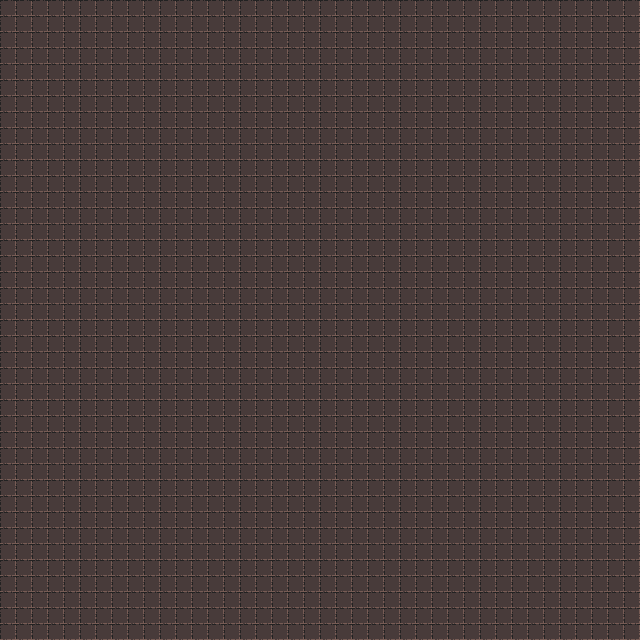

A level layout from a 2D game, rendered from its tile map. Below: a short description, then the map file with tile-grid data replaced by summaries:
An orthogonal 40x40 tile map with 16x16 px tiles, 1 tile layer (background), 1 hidden layer not drawn, 3 tilesets and 87 objects.

<map version="1.2" tiledversion="1.3.4" orientation="orthogonal" renderorder="right-down" width="40" height="40" tilewidth="16" tileheight="16" infinite="0" nextlayerid="3" nextobjectid="1">
 <tileset firstgid="1" name="0x72_DungeonTilesetII_v1.1" tilewidth="16" tileheight="16" tilecount="1024" columns="32">
  <image source="0x72_DungeonTilesetII_v1.1.png" trans="ff00ff" width="512" height="512" />
  <tile id="33">
   <objectgroup draworder="index" id="2">
    <object id="1" x="0" y="12" width="16" height="4" />
   </objectgroup>
  </tile>
  <tile id="34">
   <objectgroup draworder="index" id="2">
    <object id="1" x="0" y="12" width="16" height="4" />
   </objectgroup>
  </tile>
  <tile id="35">
   <objectgroup draworder="index" id="2">
    <object id="1" x="0" y="12" width="16" height="4" />
   </objectgroup>
  </tile>
  <tile id="36">
   <objectgroup draworder="index" id="2">
    <object id="1" x="0" y="12" width="16" height="4" />
   </objectgroup>
  </tile>
  <tile id="37">
   <objectgroup draworder="index" id="2">
    <object id="1" x="0" y="12" width="16" height="4" />
   </objectgroup>
  </tile>
  <tile id="38">
   <objectgroup draworder="index" id="2">
    <object id="1" x="0" y="12" width="16" height="4" />
   </objectgroup>
  </tile>
  <tile id="65">
   <objectgroup draworder="index" id="2">
    <object id="1" x="0" y="12" width="16" height="4" />
   </objectgroup>
  </tile>
  <tile id="66">
   <objectgroup draworder="index" id="2">
    <object id="1" x="0" y="12" width="16" height="4" />
   </objectgroup>
  </tile>
  <tile id="67">
   <objectgroup draworder="index" id="2">
    <object id="1" x="0" y="12" width="16" height="4" />
   </objectgroup>
  </tile>
  <tile id="68">
   <objectgroup draworder="index" id="2">
    <object id="1" x="0" y="0" width="16" height="4" />
   </objectgroup>
  </tile>
  <tile id="69">
   <objectgroup draworder="index" id="2">
    <object id="1" x="0" y="0" width="16" height="4" />
   </objectgroup>
  </tile>
  <tile id="70">
   <objectgroup draworder="index" id="2">
    <object id="2" x="0" y="0" width="16" height="4" />
   </objectgroup>
  </tile>
  <tile id="97">
   <objectgroup draworder="index" id="2">
    <object id="1" x="0" y="12" width="16" height="4" />
   </objectgroup>
  </tile>
  <tile id="98">
   <objectgroup draworder="index" id="2">
    <object id="1" x="0" y="12" width="16" height="4" />
   </objectgroup>
  </tile>
  <tile id="99">
   <objectgroup draworder="index" id="2">
    <object id="1" x="0" y="12" width="16" height="4" />
   </objectgroup>
  </tile>
  <tile id="100">
   <objectgroup draworder="index" id="2">
    <object id="1" x="0" y="12" width="16" height="4" />
   </objectgroup>
  </tile>
  <tile id="101">
   <objectgroup draworder="index" id="2">
    <object id="1" x="0" y="12" width="16" height="4" />
   </objectgroup>
  </tile>
  <tile id="102">
   <objectgroup draworder="index" id="2">
    <object id="1" x="0" y="12" width="16" height="4" />
   </objectgroup>
  </tile>
  <tile id="132">
   <objectgroup draworder="index" id="2">
    <object id="2" x="0" y="0" width="16" height="4" />
   </objectgroup>
  </tile>
  <tile id="133">
   <objectgroup draworder="index" id="2">
    <object id="1" x="0" y="0" width="16" height="4" />
   </objectgroup>
  </tile>
  <tile id="134">
   <objectgroup draworder="index" id="2">
    <object id="1" x="0" y="0" width="16" height="4" />
   </objectgroup>
  </tile>
  <tile id="197">
   <objectgroup draworder="index" id="2">
    <object id="1" x="0" y="12" width="16" height="4" />
   </objectgroup>
  </tile>
  <tile id="198">
   <objectgroup draworder="index" id="2">
    <object id="1" x="0" y="12" width="16" height="4" />
   </objectgroup>
  </tile>
  <tile id="229">
   <objectgroup draworder="index" id="2">
    <object id="1" x="0" y="0" width="16" height="4" />
   </objectgroup>
  </tile>
  <tile id="230">
   <objectgroup draworder="index" id="2">
    <object id="2" x="0" y="0" width="16" height="4" />
   </objectgroup>
  </tile>
  <tile id="256">
   <objectgroup draworder="index" id="2">
    <object id="1" x="11" y="0" width="5" height="16" />
   </objectgroup>
  </tile>
  <tile id="257">
   <objectgroup draworder="index" id="3">
    <object id="2" x="0" y="0" width="5" height="16" />
   </objectgroup>
  </tile>
  <tile id="258">
   <objectgroup draworder="index" id="2">
    <object id="1" x="0" y="12" width="16" height="4" />
   </objectgroup>
  </tile>
  <tile id="259">
   <objectgroup draworder="index" id="2">
    <object id="1" x="0" y="12" width="16" height="4" />
   </objectgroup>
  </tile>
  <tile id="260">
   <objectgroup draworder="index" id="2">
    <object id="1" x="11" y="0" width="5" height="16" />
   </objectgroup>
  </tile>
  <tile id="261">
   <objectgroup draworder="index" id="2">
    <object id="1" x="0" y="0" width="5" height="16" />
   </objectgroup>
  </tile>
  <tile id="288">
   <objectgroup draworder="index" id="2">
    <object id="1" x="11" y="0" width="5" height="16" />
   </objectgroup>
  </tile>
  <tile id="289">
   <objectgroup draworder="index" id="2">
    <object id="1" x="0" y="0" width="5" height="16" />
   </objectgroup>
  </tile>
  <tile id="290">
   <objectgroup draworder="index" id="2">
    <object id="1" x="0" y="0" width="5" height="16" />
   </objectgroup>
  </tile>
  <tile id="291">
   <objectgroup draworder="index" id="2">
    <object id="1" x="11" y="0" width="5" height="16" />
   </objectgroup>
  </tile>
  <tile id="292">
   <objectgroup draworder="index" id="2">
    <object id="1" x="0" y="12" width="16" height="4" />
   </objectgroup>
  </tile>
  <tile id="293">
   <objectgroup draworder="index" id="2">
    <object id="1" x="0" y="12" width="16" height="4" />
   </objectgroup>
  </tile>
  <tile id="322">
   <objectgroup draworder="index" id="2">
    <object id="1" x="0" y="12" width="16" height="4" />
    <object id="2" x="0" y="0" width="5" height="16" />
   </objectgroup>
  </tile>
  <tile id="323">
   <objectgroup draworder="index" id="2">
    <object id="1" x="0" y="12" width="16" height="4" />
    <object id="2" x="11" y="0" width="5" height="16" />
   </objectgroup>
  </tile>
  <tile id="324">
   <objectgroup draworder="index" id="2">
    <object id="1" x="0" y="12" width="16" height="4" />
   </objectgroup>
  </tile>
  <tile id="325">
   <objectgroup draworder="index" id="2">
    <object id="1" x="0" y="12" width="16" height="4" />
   </objectgroup>
  </tile>
  <tile id="431">
   <objectgroup draworder="index" id="2">
    <object id="1" x="0" y="12" width="16" height="4" />
   </objectgroup>
  </tile>
  <tile id="481">
   <objectgroup draworder="index" id="2">
    <object id="1" x="0" y="12" width="16" height="4" />
   </objectgroup>
  </tile>
  <tile id="482">
   <objectgroup draworder="index" id="2">
    <object id="1" x="0" y="12" width="16" height="4" />
   </objectgroup>
  </tile>
  <tile id="483">
   <objectgroup draworder="index" id="2">
    <object id="1" x="0" y="12" width="16" height="4" />
   </objectgroup>
  </tile>
  <tile id="484">
   <objectgroup draworder="index" id="2">
    <object id="1" x="0" y="12" width="16" height="4" />
   </objectgroup>
  </tile>
 </tileset>
 <tileset firstgid="1025" name="16x32_map" tilewidth="16" tileheight="32" tilecount="50" columns="10">
  <image source="16x32_objects.png" trans="ff00ff" width="160" height="160" />
  <tile id="0">
   <objectgroup draworder="index" id="2">
    <object id="1" x="0" y="28" width="16" height="4" />
   </objectgroup>
  </tile>
  <tile id="1">
   <objectgroup draworder="index" id="2">
    <object id="1" x="0" y="28" width="16" height="4" />
   </objectgroup>
  </tile>
  <tile id="2">
   <objectgroup draworder="index" id="2">
    <object id="1" x="0" y="28" width="16" height="4" />
   </objectgroup>
  </tile>
  <tile id="3">
   <objectgroup draworder="index" id="2">
    <object id="1" x="0" y="28" width="16" height="4" />
   </objectgroup>
  </tile>
  <tile id="4">
   <objectgroup draworder="index" id="2">
    <object id="1" x="0" y="28" width="16" height="4" />
   </objectgroup>
  </tile>
  <tile id="5">
   <objectgroup draworder="index" id="2">
    <object id="1" x="0" y="28" width="16" height="4" />
   </objectgroup>
  </tile>
  <tile id="6">
   <objectgroup draworder="index" id="2">
    <object id="1" x="0" y="28" width="16" height="4" />
   </objectgroup>
  </tile>
  <tile id="7">
   <objectgroup draworder="index" id="2">
    <object id="1" x="0" y="28" width="16" height="4" />
   </objectgroup>
  </tile>
  <tile id="8">
   <objectgroup draworder="index" id="2">
    <object id="1" x="0" y="28" width="16" height="4" />
   </objectgroup>
  </tile>
  <tile id="9">
   <objectgroup draworder="index" id="2">
    <object id="1" x="0" y="28" width="16" height="4" />
   </objectgroup>
  </tile>
  <tile id="10">
   <objectgroup draworder="index" id="2">
    <object id="1" x="0" y="28" width="16" height="4" />
   </objectgroup>
  </tile>
  <tile id="11">
   <objectgroup draworder="index" id="2">
    <object id="1" x="0" y="28" width="16" height="4" />
   </objectgroup>
  </tile>
  <tile id="12">
   <objectgroup draworder="index" id="2">
    <object id="1" x="0" y="28" width="16" height="4" />
   </objectgroup>
  </tile>
  <tile id="13">
   <objectgroup draworder="index" id="2">
    <object id="1" x="0" y="28" width="16" height="4" />
   </objectgroup>
  </tile>
  <tile id="14">
   <objectgroup draworder="index" id="2">
    <object id="1" x="0" y="28" width="16" height="4" />
   </objectgroup>
  </tile>
  <tile id="15">
   <objectgroup draworder="index" id="2">
    <object id="1" x="0" y="28" width="16" height="4" />
   </objectgroup>
  </tile>
  <tile id="16">
   <objectgroup draworder="index" id="2">
    <object id="1" x="0" y="28" width="16" height="4" />
   </objectgroup>
  </tile>
  <tile id="17">
   <objectgroup draworder="index" id="2">
    <object id="1" x="0" y="28" width="16" height="4" />
   </objectgroup>
  </tile>
  <tile id="18">
   <objectgroup draworder="index" id="2">
    <object id="1" x="0" y="28" width="16" height="4" />
   </objectgroup>
  </tile>
  <tile id="19">
   <objectgroup draworder="index" id="2">
    <object id="1" x="0" y="28" width="16" height="4" />
   </objectgroup>
  </tile>
  <tile id="20">
   <objectgroup draworder="index" id="2">
    <object id="1" x="0" y="28" width="16" height="4" />
   </objectgroup>
  </tile>
  <tile id="21">
   <objectgroup draworder="index" id="2">
    <object id="1" x="0" y="28" width="16" height="4" />
   </objectgroup>
  </tile>
  <tile id="22">
   <objectgroup draworder="index" id="2">
    <object id="1" x="0" y="28" width="16" height="4" />
   </objectgroup>
  </tile>
  <tile id="23">
   <objectgroup draworder="index" id="2">
    <object id="1" x="0" y="28" width="16" height="4" />
   </objectgroup>
  </tile>
  <tile id="24">
   <objectgroup draworder="index" id="2">
    <object id="1" x="0" y="28" width="16" height="4" />
   </objectgroup>
  </tile>
  <tile id="25">
   <objectgroup draworder="index" id="2">
    <object id="1" x="0" y="28" width="16" height="4" />
   </objectgroup>
  </tile>
  <tile id="26">
   <objectgroup draworder="index" id="2">
    <object id="1" x="0" y="28" width="16" height="4" />
   </objectgroup>
  </tile>
  <tile id="27">
   <objectgroup draworder="index" id="2">
    <object id="1" x="0" y="28" width="16" height="4" />
   </objectgroup>
  </tile>
  <tile id="28">
   <objectgroup draworder="index" id="2">
    <object id="1" x="0" y="28" width="16" height="4" />
   </objectgroup>
  </tile>
  <tile id="29">
   <objectgroup draworder="index" id="2">
    <object id="1" x="0" y="28" width="16" height="4" />
   </objectgroup>
  </tile>
  <tile id="30">
   <objectgroup draworder="index" id="2">
    <object id="1" x="0" y="28" width="16" height="4" />
   </objectgroup>
  </tile>
 </tileset>
 <tileset firstgid="1075" name="16x48_map" tilewidth="16" tileheight="48" tilecount="30" columns="10">
  <image source="16x48_objects.png" trans="ff00ff" width="160" height="160" />
  <tile id="0">
   <objectgroup draworder="index" id="2">
    <object id="1" x="0" y="44" width="16" height="4" />
   </objectgroup>
  </tile>
  <tile id="1">
   <objectgroup draworder="index" id="2">
    <object id="1" x="0" y="44" width="16" height="4" />
   </objectgroup>
  </tile>
  <tile id="2">
   <objectgroup draworder="index" id="2">
    <object id="1" x="0" y="44" width="16" height="4" />
   </objectgroup>
  </tile>
  <tile id="3">
   <objectgroup draworder="index" id="2">
    <object id="1" x="0" y="44" width="16" height="4" />
   </objectgroup>
  </tile>
  <tile id="4">
   <objectgroup draworder="index" id="2">
    <object id="2" x="0" y="44" width="16" height="4" />
   </objectgroup>
  </tile>
  <tile id="7">
   <objectgroup draworder="index" id="2">
    <object id="1" x="0" y="44" width="16" height="4" />
   </objectgroup>
  </tile>
  <tile id="8">
   <objectgroup draworder="index" id="2">
    <object id="1" x="0" y="28" width="16" height="20" />
   </objectgroup>
  </tile>
  <tile id="9">
   <objectgroup draworder="index" id="2">
    <object id="3" x="0" y="28" width="16" height="20" />
   </objectgroup>
  </tile>
 </tileset>
 <layer id="1" name="background" width="40" height="40">
  <data>[1600 cells, 1600 non-empty, 1 distinct tile ids]</data>
 </layer>
 <layer id="2" name="objects_walls" width="40" height="40" visible="0">
  <data>[1600 cells, 168 non-empty, 20 distinct tile ids]</data>
 </layer>
</map>
